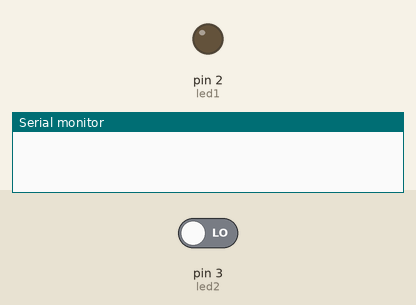
This sketch was run on a simulated Arduino Uno, built with avr-gcc and run on an emulated ATmega328P. Parts: output pins drawn as LEDs (lit = HIGH), the last lines printed to the serial monitor. The inputs (shaded band) are chosen by the test bench; at power-on: pin 3 (led2) LOW.

Above: at 2.5 s.
At 7.5 s:
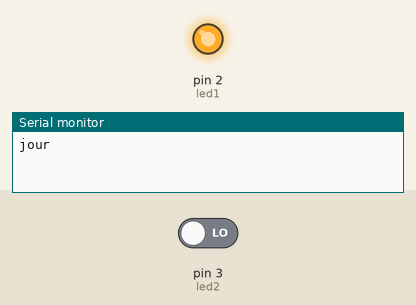
Timing chart, 0 to 13.0 s (numbered marks = the images above):
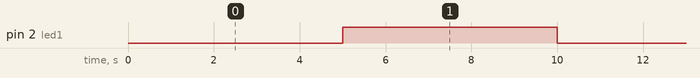

The sketch:

sketch_mar12a.ino
```cpp
int led1 = 2;
int etatLed1;

int led2 = 3;
int etatLed2;


void setup()
{
  Serial.begin(9600);

  pinMode(led1, OUTPUT);
}
void loop()
{
    etatLed1 = digitalRead(led1);
    etatLed2 = digitalRead(led2);


    if(etatLed1 == HIGH){
      delay(5000);
      digitalWrite(led1, LOW);
      digitalWrite(led2, HIGH);

      Serial.println("nuit");
    }
    else{
      delay(5000);
      digitalWrite(led2, LOW);
      digitalWrite(led1, HIGH);

      Serial.println("jour");
    }
}
```

Measured:
- by itself, pin 2 (led1): alternates HIGH for 5.0 s and LOW for 5.0 s
